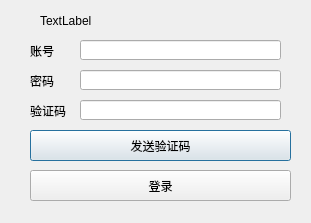
<?xml version="1.0" encoding="UTF-8"?>
<ui version="4.0">
 <class>applogin2</class>
 <widget class="QDialog" name="applogin2">
  <property name="geometry">
   <rect>
    <x>0</x>
    <y>0</y>
    <width>311</width>
    <height>223</height>
   </rect>
  </property>
  <property name="windowTitle">
   <string>Dialog</string>
  </property>
  <widget class="QPushButton" name="pushButton_sendcode">
   <property name="geometry">
    <rect>
     <x>30</x>
     <y>130</y>
     <width>261</width>
     <height>31</height>
    </rect>
   </property>
   <property name="text">
    <string>发送验证码</string>
   </property>
  </widget>
  <widget class="QPushButton" name="pushButton_loggin">
   <property name="geometry">
    <rect>
     <x>30</x>
     <y>170</y>
     <width>261</width>
     <height>31</height>
    </rect>
   </property>
   <property name="text">
    <string>登录</string>
   </property>
  </widget>
  <widget class="QLabel" name="label_2">
   <property name="geometry">
    <rect>
     <x>30</x>
     <y>70</y>
     <width>40</width>
     <height>21</height>
    </rect>
   </property>
   <property name="text">
    <string>密码</string>
   </property>
  </widget>
  <widget class="QLabel" name="label">
   <property name="geometry">
    <rect>
     <x>30</x>
     <y>40</y>
     <width>40</width>
     <height>21</height>
    </rect>
   </property>
   <property name="text">
    <string>账号</string>
   </property>
  </widget>
  <widget class="QLabel" name="label_3">
   <property name="geometry">
    <rect>
     <x>30</x>
     <y>100</y>
     <width>40</width>
     <height>21</height>
    </rect>
   </property>
   <property name="text">
    <string>验证码</string>
   </property>
  </widget>
  <widget class="QLineEdit" name="lineEdit_ac">
   <property name="geometry">
    <rect>
     <x>80</x>
     <y>40</y>
     <width>201</width>
     <height>20</height>
    </rect>
   </property>
  </widget>
  <widget class="QLineEdit" name="lineEdit_pwd">
   <property name="geometry">
    <rect>
     <x>80</x>
     <y>70</y>
     <width>201</width>
     <height>20</height>
    </rect>
   </property>
  </widget>
  <widget class="QLineEdit" name="lineEdit_code">
   <property name="geometry">
    <rect>
     <x>80</x>
     <y>100</y>
     <width>201</width>
     <height>20</height>
    </rect>
   </property>
  </widget>
  <widget class="QLabel" name="label_sta">
   <property name="geometry">
    <rect>
     <x>40</x>
     <y>10</y>
     <width>221</width>
     <height>21</height>
    </rect>
   </property>
   <property name="text">
    <string>TextLabel</string>
   </property>
  </widget>
 </widget>
 <resources/>
 <connections/>
</ui>
